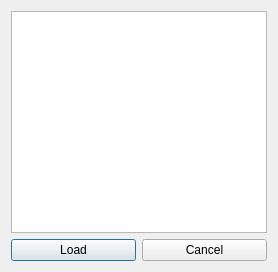
<?xml version="1.0" encoding="UTF-8"?>
<ui version="4.0">
 <class>Load</class>
 <widget class="QDialog" name="Load">
  <property name="geometry">
   <rect>
    <x>0</x>
    <y>0</y>
    <width>278</width>
    <height>272</height>
   </rect>
  </property>
  <property name="windowTitle">
   <string>Dialog</string>
  </property>
  <layout class="QGridLayout" name="gridLayout">
   <item row="0" column="0">
    <layout class="QVBoxLayout" name="verticalLayout">
     <item>
      <widget class="QListView" name="loadListView"/>
     </item>
     <item>
      <layout class="QHBoxLayout" name="horizontalLayout">
       <item>
        <widget class="QPushButton" name="loadPushButton">
         <property name="cursor">
          <cursorShape>PointingHandCursor</cursorShape>
         </property>
         <property name="text">
          <string>Load</string>
         </property>
        </widget>
       </item>
       <item>
        <widget class="QPushButton" name="cancelPushButton">
         <property name="cursor">
          <cursorShape>PointingHandCursor</cursorShape>
         </property>
         <property name="text">
          <string>Cancel</string>
         </property>
        </widget>
       </item>
      </layout>
     </item>
    </layout>
   </item>
  </layout>
 </widget>
 <resources/>
 <connections/>
</ui>
